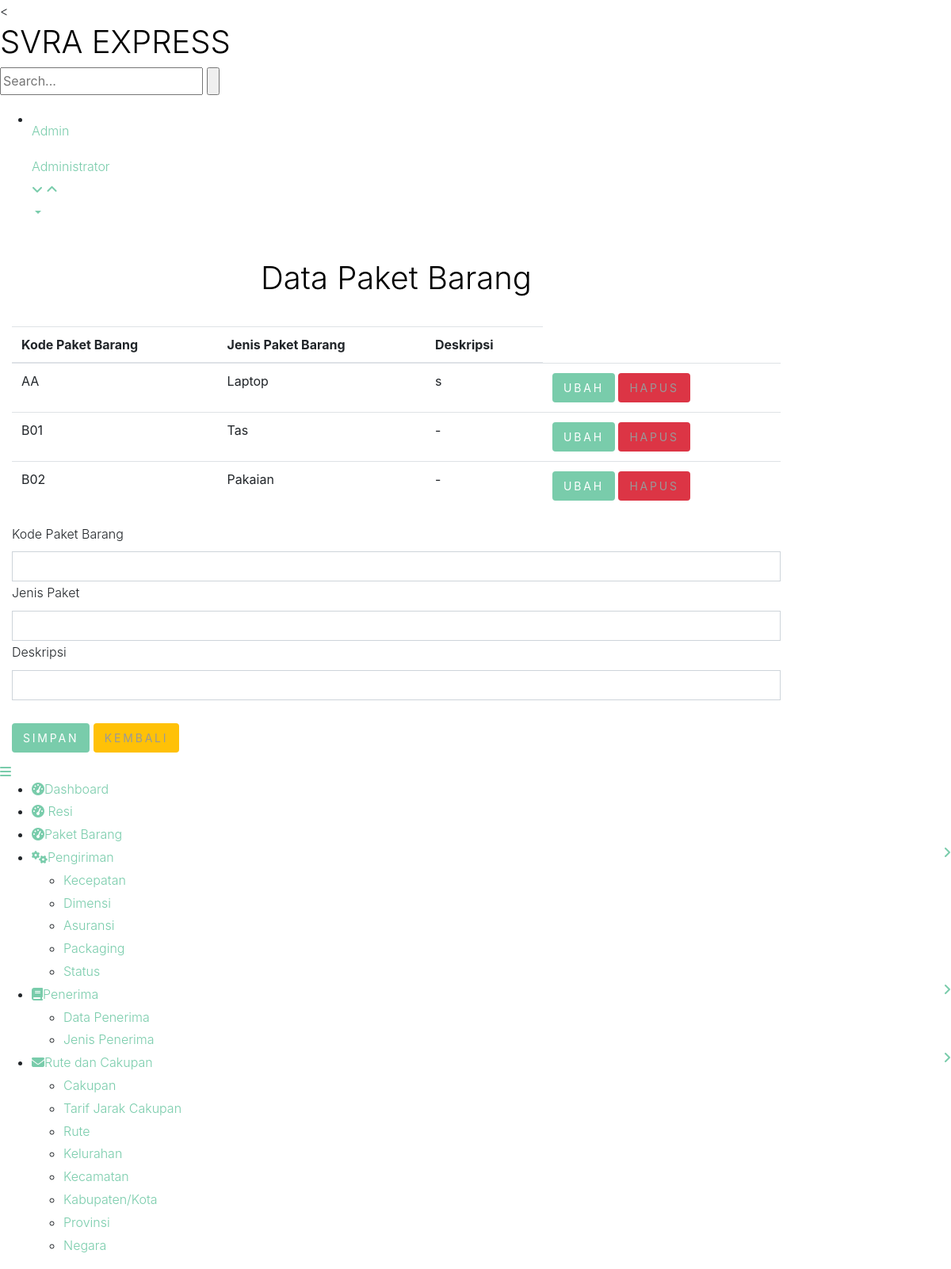
/svra/login/tambahpaket.php, run on the app's committed database.
### tables this page shows
CREATE TABLE `paket_barang` (
  `kode_paket_barang` varchar(5) NOT NULL,
  `nama_jenis_paket` varchar(100) NOT NULL,
  `deskripsi` varchar(150) DEFAULT NULL
);

### svra/login/tambahpaket.php (the view, shortened to what this page needs)
<!DOCTYPE HTML>
<html>
<head>
<link href="css/bootstrap.css" rel="stylesheet" type="text/css" media="all">
<link href="css/style.css" rel="stylesheet" type="text/css" media="all"/>
<link href="css/font-awesome.css" rel="stylesheet">
</head>
<body>
<div class="page-container">
   <div class="left-content">
	   <div class="mother-grid-inner">
				<div class="header-main">
					<div class="header-left">
							<div class="logo-name">
									 <a href="home.php"> <h1>SVRA EXPRESS</h1>
								  </a>
							</div>
								<div class="search-box">
									<form>
										<input type="text" placeholder="Search..." required="">
										<input type="submit" value="">
									</form>
								</div>
						 </div>
							<div class="profile_details">
								<ul>
									<li class="dropdown profile_details_drop">
										<a href="#" class="dropdown-toggle" data-toggle="dropdown" aria-expanded="false">
											<div class="profile_img">
												<div class="user-name">
													<p>Admin</p>
													<span>Administrator</span>
												</div>
												<i class="fa fa-angle-down lnr"></i>
												<i class="fa fa-angle-up lnr"></i>
											</div>
										</a>
									</li>
								</ul>
							</div>
						</div>
				</div>
<div class="chit-chat-layer4">
	<div class="col-md-10 chit-chat-layer4-center">
               <div class="work-progres">
                            <div class="chit-chat-heading">
                                <br>  <H1><center> Data Paket Barang </center> </H1><br>
                            </div>
                            <div class="table-responsive">
                                <table class="table table-hover">
                                  <thead>
                                    <tr>
                                      <th>Kode Paket Barang</th>
                                      <th>Jenis Paket Barang</th>
                                      <th> Deskripsi</th>
                                  </tr>
                              </thead>
                              <tbody>
							 <?php
							 $db_host = "localhost";$db_user = "root";$db_pass = "";$db_name = "ekspedisi_pengiriman_barang";
							 $koneksi= mysqli_connect( $db_host, $db_user, $db_pass, $db_name);
							  $ambil = mysqli_query ($koneksi, "SELECT * from paket_barang") ;?>
							  <?php
							  while ($isi = mysqli_fetch_array($ambil))
							  { ?>
                                <tr>
                                  <td><?php echo $isi ['kode_paket_barang'];?></td>
                                  <td><?php echo $isi ['nama_jenis_paket'];?></td>
                                  <td><?php echo $isi ['deskripsi'];?></td>
								  <td>
										<a href = "ubahpaket.php" class="btn btn-primary"> Ubah </a>
										<a href = "hapuspaket.php" class="btn btn-danger"
										onclick="return confirm ('Apakah Anda yakin ingin menghapus data ini?')"> Hapus </a>
                              </tr>
							  <?php } ?>
                          </tbody>
                      </table>
					  <form method = "POST" enctype = "multipart/form-data">
							<div class = "form group">
								<label for = "kode_paket_barang"> Kode Paket Barang </label>
								<input type = "text" class = "form-control" name = "kode_paket_barang">
							</div>
							<div class = "form group">
								<label for = "jenis_paket"> Jenis Paket </label>
								<input type = "text" class = "form-control" name = "jenis_paket">
							</div>
							<div class = "form group">
								<label for = "deskripsi"> Deskripsi </label>
								<input type = "text" class = "form-control" name = "deskripsi">
							</div>
							<br>
							<button class = "btn btn-primary" name = "save" > Simpan </button>
							<a href = "paket.php" class = "btn btn-warning"> Kembali </a>
					  </form>
                  </div>
             </div>
      </div>
    <div class="sidebar-menu">
		  	<div class="logo"> <a href="#" class="sidebar-icon"> <span class="fa fa-bars"></span> </a>  </div>
		    <div class="menu">
		      <ul id="menu" >
		        <li id="menu-home" ><a href="home.php"><i class="fa fa-tachometer"></i><span>Dashboard</span></a></li>
				<li id="menu-home" ><a href="resi.php"><i class="fa fa-tachometer"></i><span> Resi </span></a></li>
				<li id="menu-home" ><a href="paket.php"><i class="fa fa-tachometer"></i><span>Paket Barang</span></a></li>
				<li><a href="#"><i class="fa fa-cogs"></i><span>Pengiriman</span><span class="fa fa-angle-right" style="float: right"></span></a>
		          <ul>
		            <li><a href="kecepatan.php">Kecepatan</a></li>
		            <li><a href="dimensi.php">Dimensi</a></li>
					<li><a href="asuransi.php">Asuransi</a></li>
		            <li><a href="pack.php">Packaging</a></li>
					<li><a href="status.php">Status</a></li>
		          </ul>
		       </li>
		        <li id="menu-comunicacao" ><a href="#"><i class="fa fa-book nav_icon"></i><span>Penerima</span><span class="fa fa-angle-right" style="float: right"></span></a>
		          <ul id="menu-comunicacao-sub" >
		            <li id="menu-arquivos" ><a href="penerima.php">Data Penerima</a></li>
		            <li id="menu-arquivos" ><a href="jenispenerima.php">Jenis Penerima</a></li>
		          </ul>
		        </li>
		        <li><a href="#"><i class="fa fa-envelope"></i><span>Rute dan Cakupan</span><span class="fa fa-angle-right" style="float: right"></span></a>
		        	 <ul id="menu-academico-sub" >
			            <li id="menu-academico-boletim" ><a href="cakupan.php">Cakupan</a></li>
						<li id="menu-academico-boletim" ><a href="tarifjarakcak.php">Tarif Jarak Cakupan</a></li>
						<li id="menu-academico-boletim" ><a href="rute.php">Rute</a></li>
						<li id="menu-academico-avaliacoes" ><a href="kel.php">Kelurahan</a></li>
						<li id="menu-academico-avaliacoes" ><a href="kec.php">Kecamatan</a></li>
						<li id="menu-academico-avaliacoes" ><a href="kabkot.php">Kabupaten/Kota</a></li>
						<li id="menu-academico-avaliacoes" ><a href="prov.php">Provinsi</a></li>
						<li id="menu-academico-avaliacoes" ><a href="negara.php">Negara</a></li>
		             </ul>
		        </li>
		      </ul>
		    </div>
	 </div>
</div>
</body>
</html>

### data on the page
paket_barang: kode_paket_barang "AA", nama_jenis_paket "Laptop", deskripsi "s"
paket_barang: kode_paket_barang "B01", nama_jenis_paket "Tas", deskripsi "-"
paket_barang: kode_paket_barang "B02", nama_jenis_paket "Pakaian", deskripsi "-"
